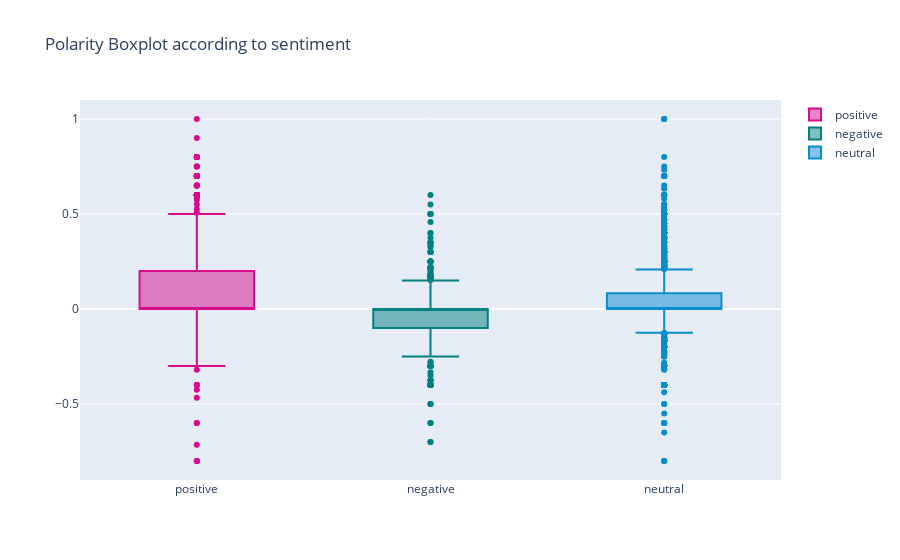

Notebook code cell kept with this figure:
### Code cell
y0 = df.loc[df['sentiment'] == 'positive']['polarity']
y1 = df.loc[df['sentiment'] == 'negative']['polarity']
y2 = df.loc[df['sentiment'] == 'neutral']['polarity']

trace0 = go.Box(
    y=y0,
    name = 'positive',
    marker = dict(
        color = 'rgb(214, 12, 140)',
    )
)
trace1 = go.Box(
    y=y1,
    name = 'negative',
    marker = dict(
        color = 'rgb(0, 128, 128)',
    )
)
trace2 = go.Box(
    y=y2,
    name = 'neutral',
    marker = dict(
        color = 'rgb(10, 140, 208)',
    )
)
data = [trace0, trace1, trace2]
layout = go.Layout(
    title = "Polarity Boxplot according to sentiment"
)

go.Figure(data=data,layout=layout)

### Figure 1 — Plotly figure (JSON) as saved in the notebook; plotly's stock layout.template omitted (floating-point values rounded to 4 significant figures; data arrays with more than 128 entries replaced by an {"elided": "..."} marker saying what was removed)
{"data": [{"marker": {"color": "rgb(214, 12, 140)"}, "name": "positive", "type": "box", "y": {"elided": "1363 float values"}}, {"marker": {"color": "rgb(0, 128, 128)"}, "name": "negative", "type": "box", "y": {"elided": "604 float values"}}, {"marker": {"color": "rgb(10, 140, 208)"}, "name": "neutral", "type": "box", "y": {"elided": "2879 float values"}}], "layout": {"title": {"text": "Polarity Boxplot according to sentiment"}}}
